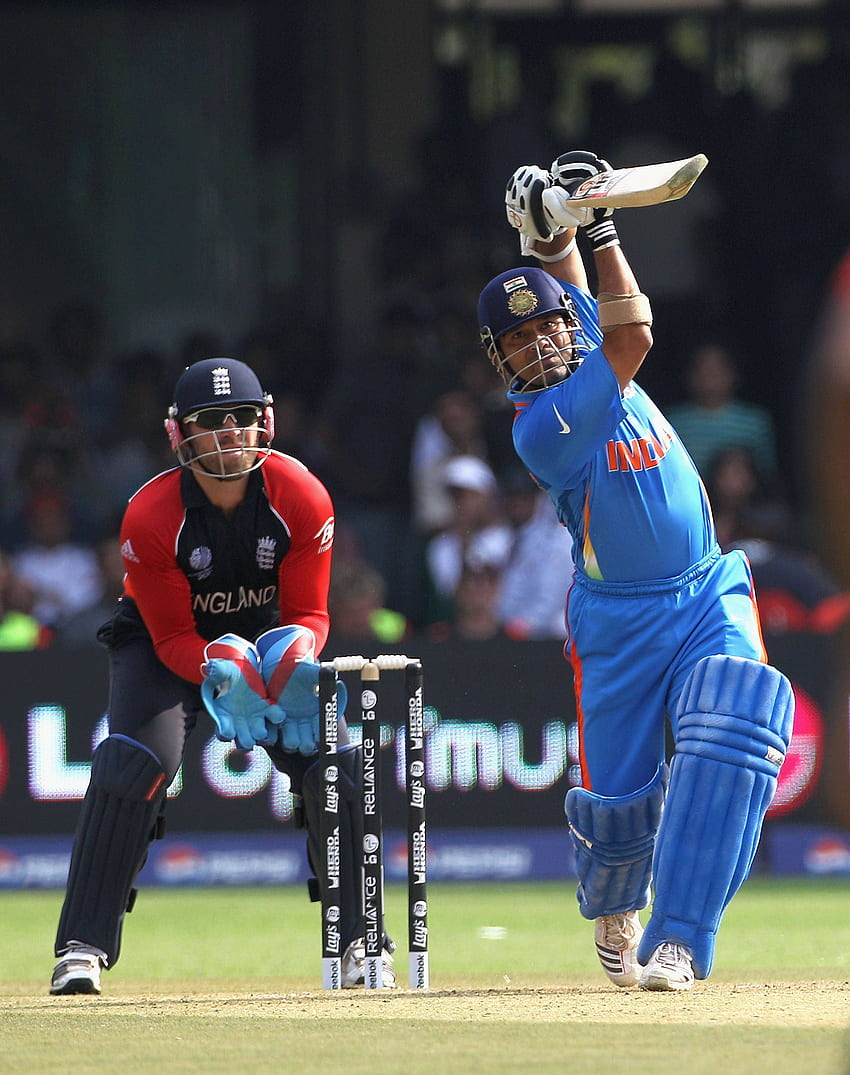
#> input picture images/sachin.jpg, 850 x 1075 px
$ jupyter execute '12 Image Shearing.ipynb'
#> lines starting #> are read from the running program, lines starting #| are printed output that depends on the picture
##### Image Shearing

[cell 1]
import numpy as np
import cv2
import matplotlib.pyplot as plt

[cell 2]
img = cv2.imread('images/sachin.jpg')
#> img is the input picture: shape (1075, 850, 3); mean B, G, R 87.5, 83.8, 81

[cell 3]
T = np .float32([
    [1,     0.25,   0],
    [0.40,  1,      0],
    [0,     0,      1]])
T

[cell 4]
img_new = cv2.warpPerspective(img, T, (img.shape[1], img.shape[0]))
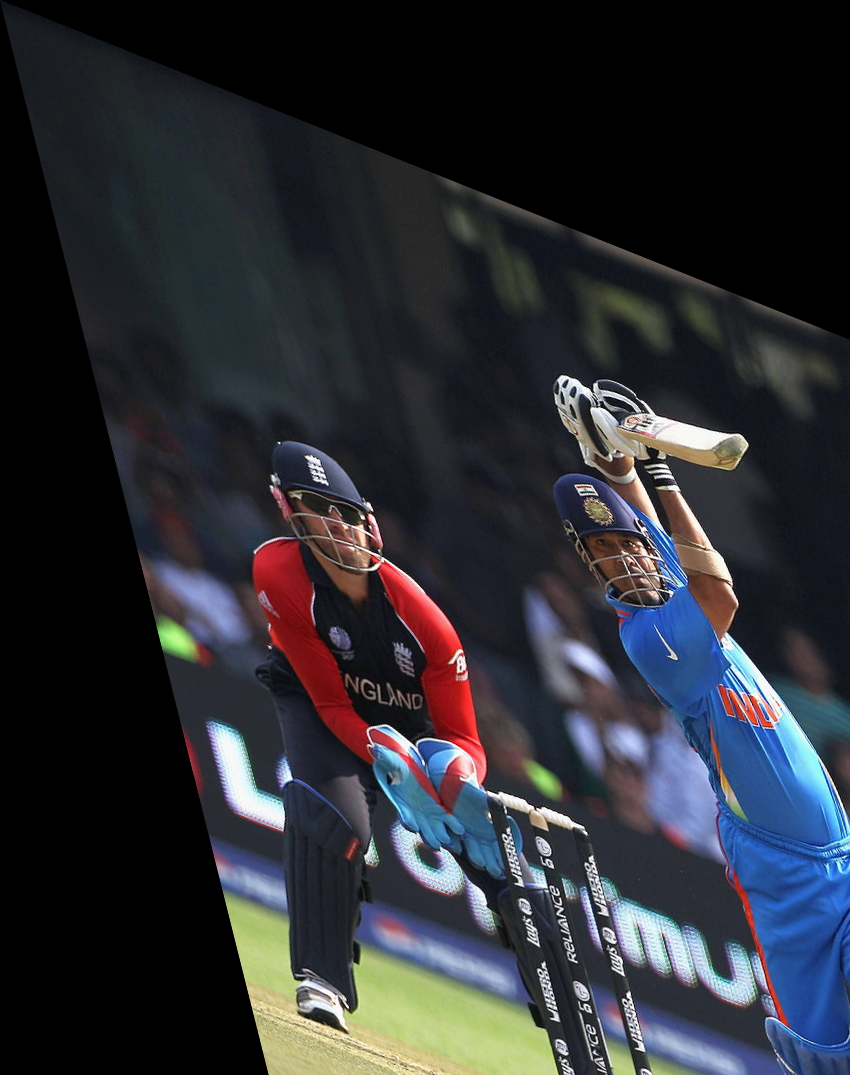
#> img_new: shape (1075, 850, 3); mean B, G, R 51.7, 45.9, 44.4

[cell 5]
cv2.imshow('Sheared Image', img_new)
cv2.waitKey(0)
cv2.destroyAllWindows()

[cell 6]
T = np .float32([
    [1,     0.25,   0],
    [0,     1,      0],
    [0,     0,      1]])

[cell 7]
img_new = cv2.warpPerspective(img, T, (img.shape[1], img.shape[0]))
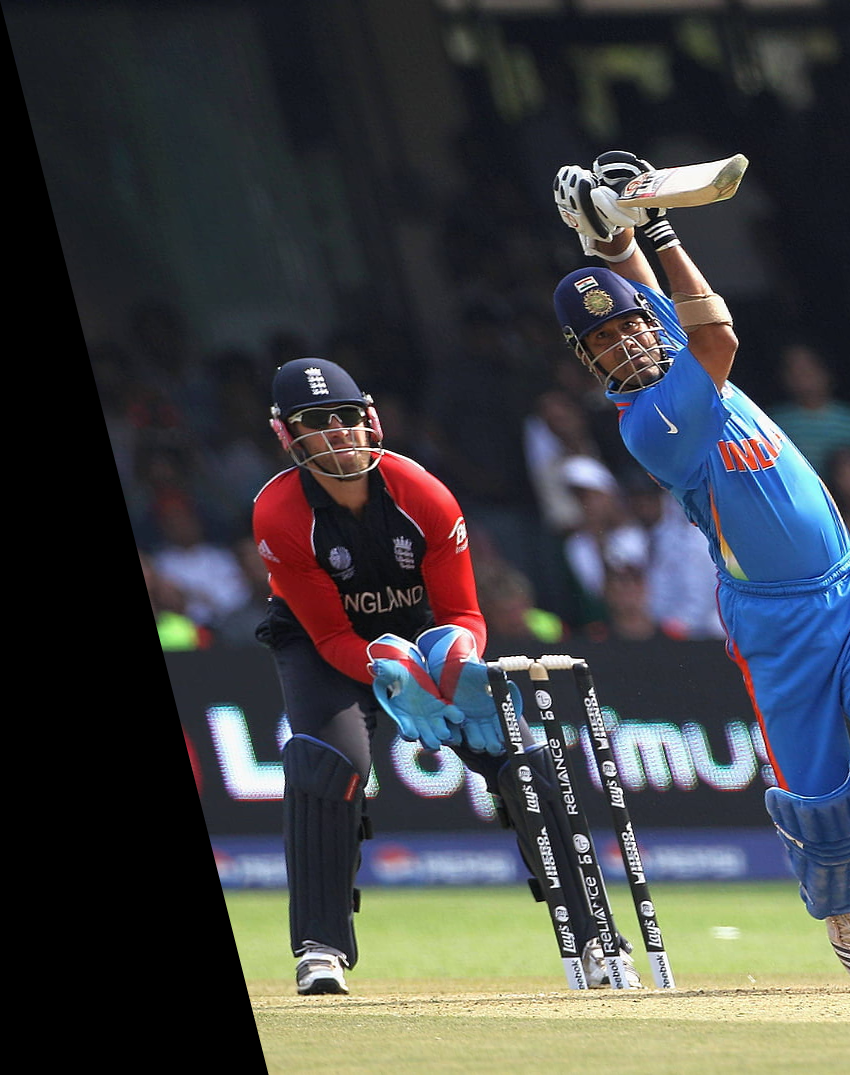
#> img_new: shape (1075, 850, 3); mean B, G, R 69, 66.4, 64.6
cv2.imshow('Sheared Image', img_new)
cv2.waitKey(0)
cv2.destroyAllWindows()

[cell 8]
T = np .float32([
    [1,     -0.25,  0],
    [0,     1,      0],
    [0,     0,      1]])

[cell 9]
img_new = cv2.warpPerspective(img, T, (img.shape[1], img.shape[0]))
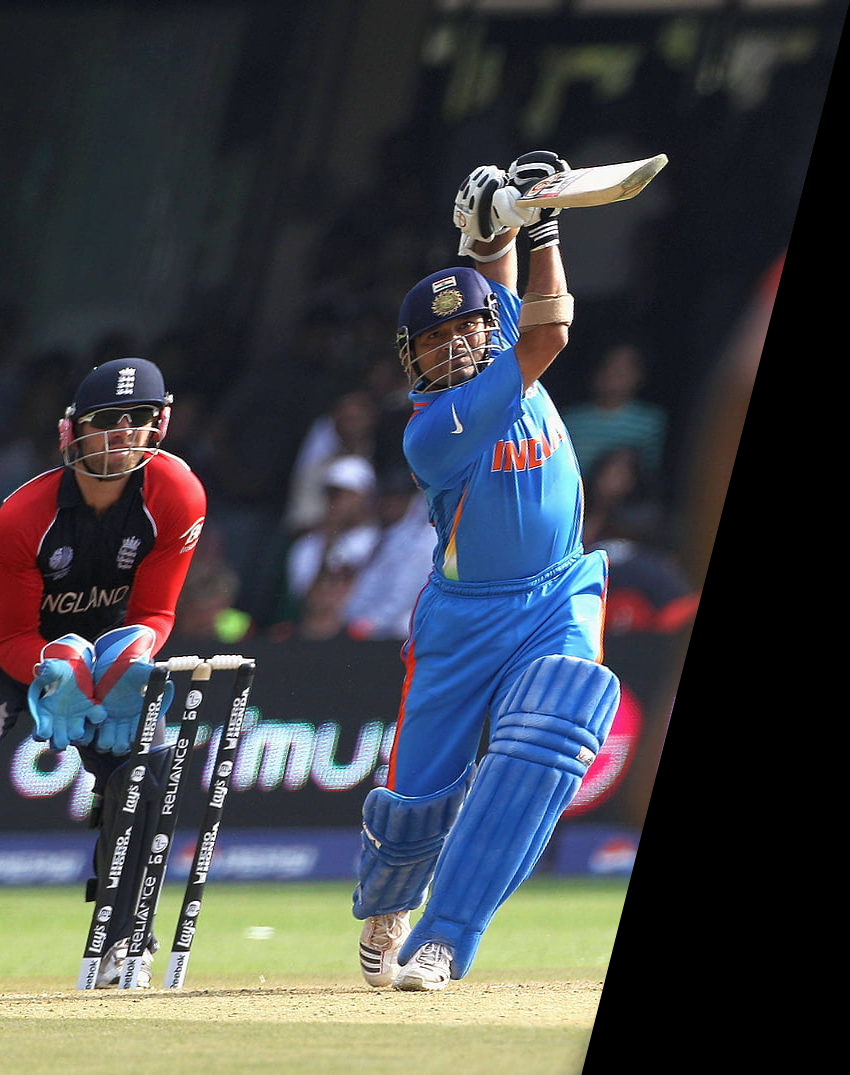
#> img_new: shape (1075, 850, 3); mean B, G, R 73.9, 68.6, 66
cv2.imshow('Sheared Image', img_new)
cv2.waitKey(0)
cv2.destroyAllWindows()

$ run again, with images/buildings.jpg copied over images/sachin.jpg
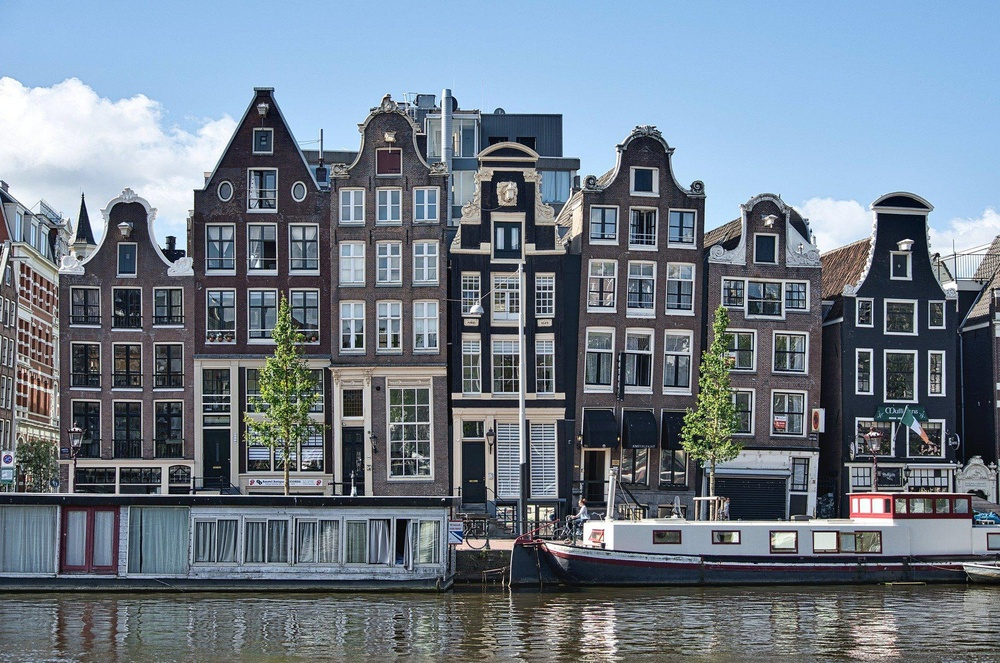
#> input picture images/buildings.jpg, 1000 x 663 px, shrunk from 1920 x 1273 before the run
#> img is the input picture: shape (663, 1000, 3); mean B, G, R 136.8, 123.9, 111.8
#> `img_new = cv2.warpPerspective(img, T, (img.shape[1], img.shape[0]))`:
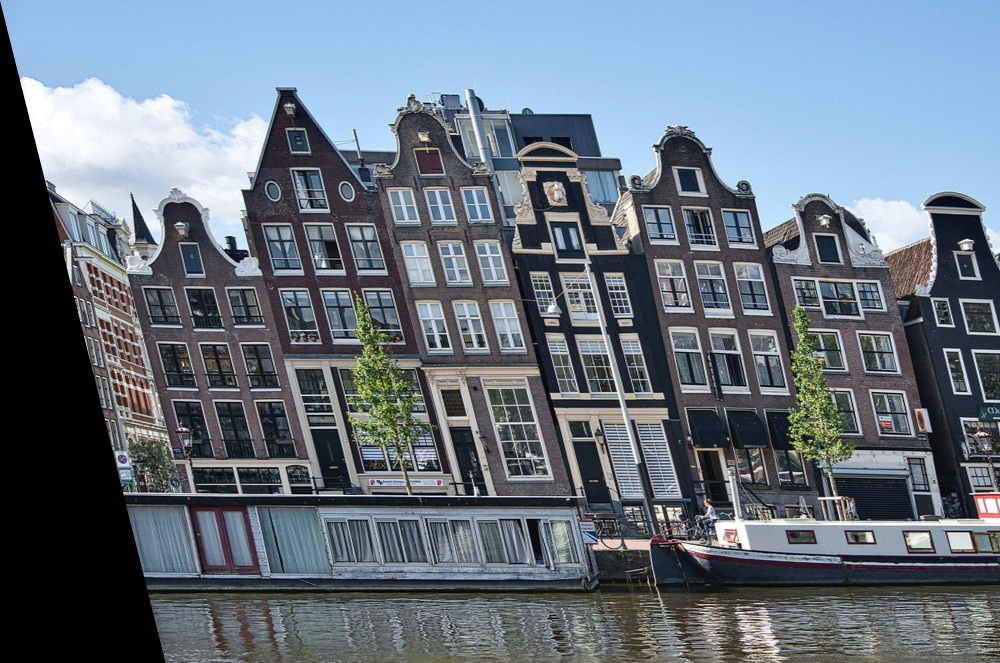
#> img_new: shape (663, 1000, 3); mean B, G, R 127, 114.9, 103.2
#> `img_new = cv2.warpPerspective(img, T, (img.shape[1], img.shape[0]))`:
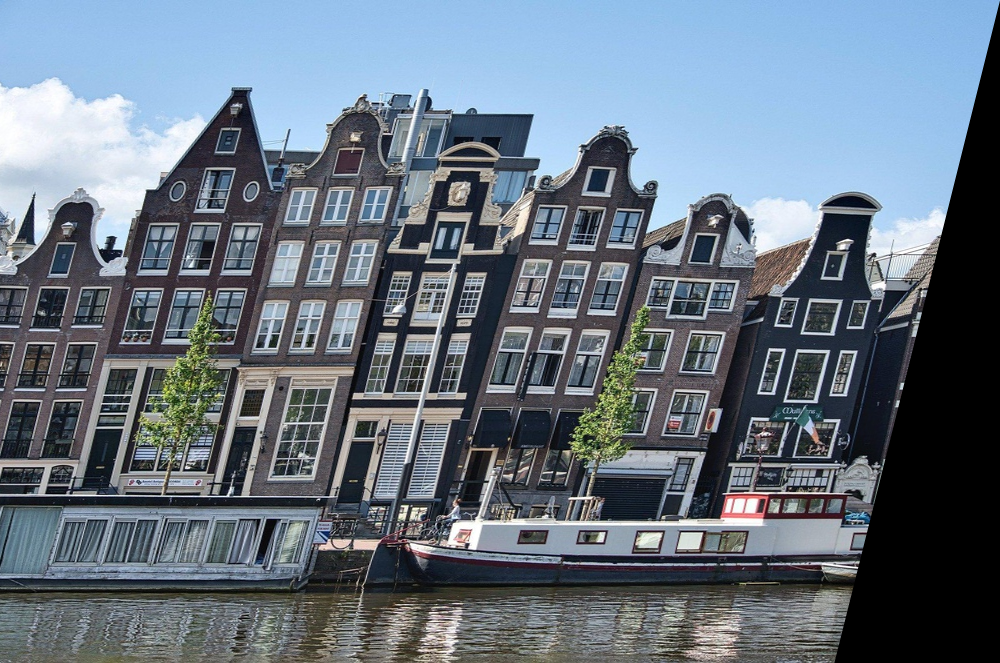
#> img_new: shape (663, 1000, 3); mean B, G, R 127.3, 114.9, 103

$ run again, with images/cat.jpg copied over images/sachin.jpg
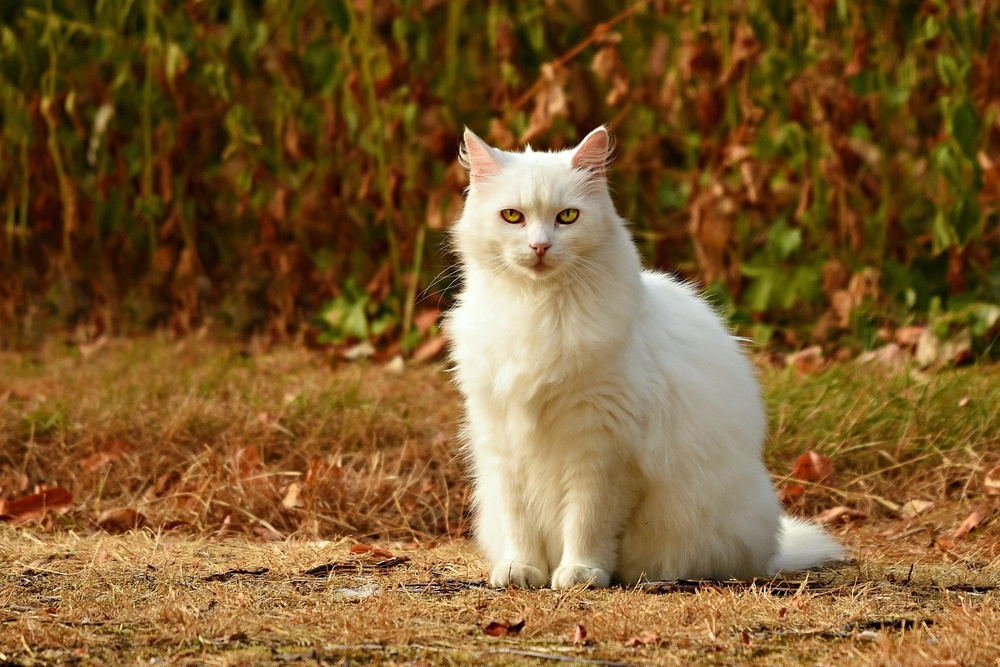
#> input picture images/cat.jpg, 1000 x 667 px, shrunk from 1920 x 1281 before the run
#> img is the input picture: shape (667, 1000, 3); mean B, G, R 46.5, 92.2, 125.2
#> `img_new = cv2.warpPerspective(img, T, (img.shape[1], img.shape[0]))`:
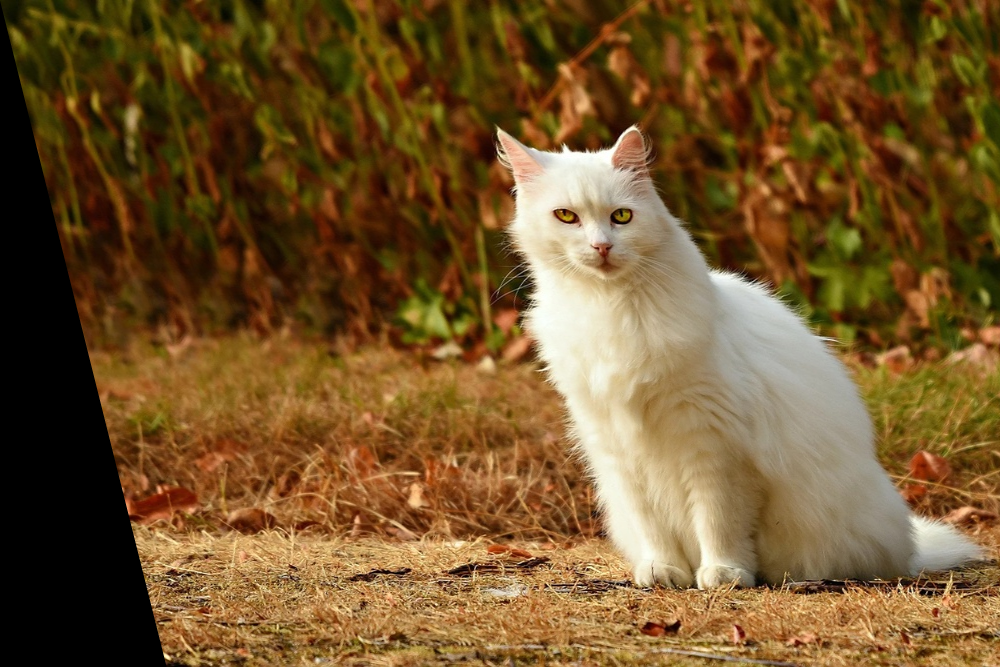
#> img_new: shape (667, 1000, 3); mean B, G, R 43.2, 84.5, 114.4
#> `img_new = cv2.warpPerspective(img, T, (img.shape[1], img.shape[0]))`:
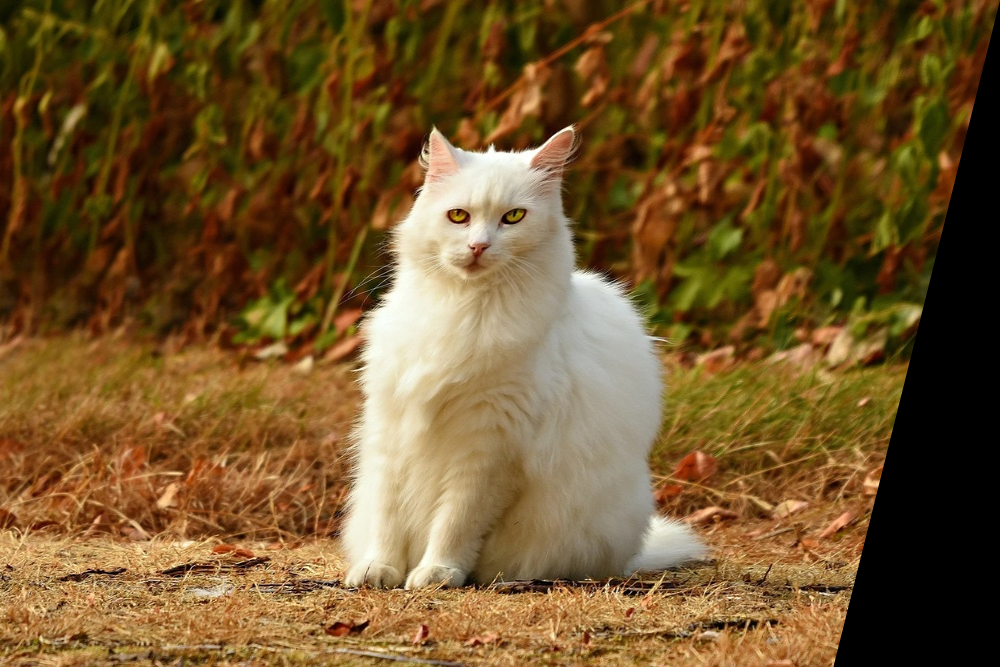
#> img_new: shape (667, 1000, 3); mean B, G, R 43.4, 85.2, 114.6
